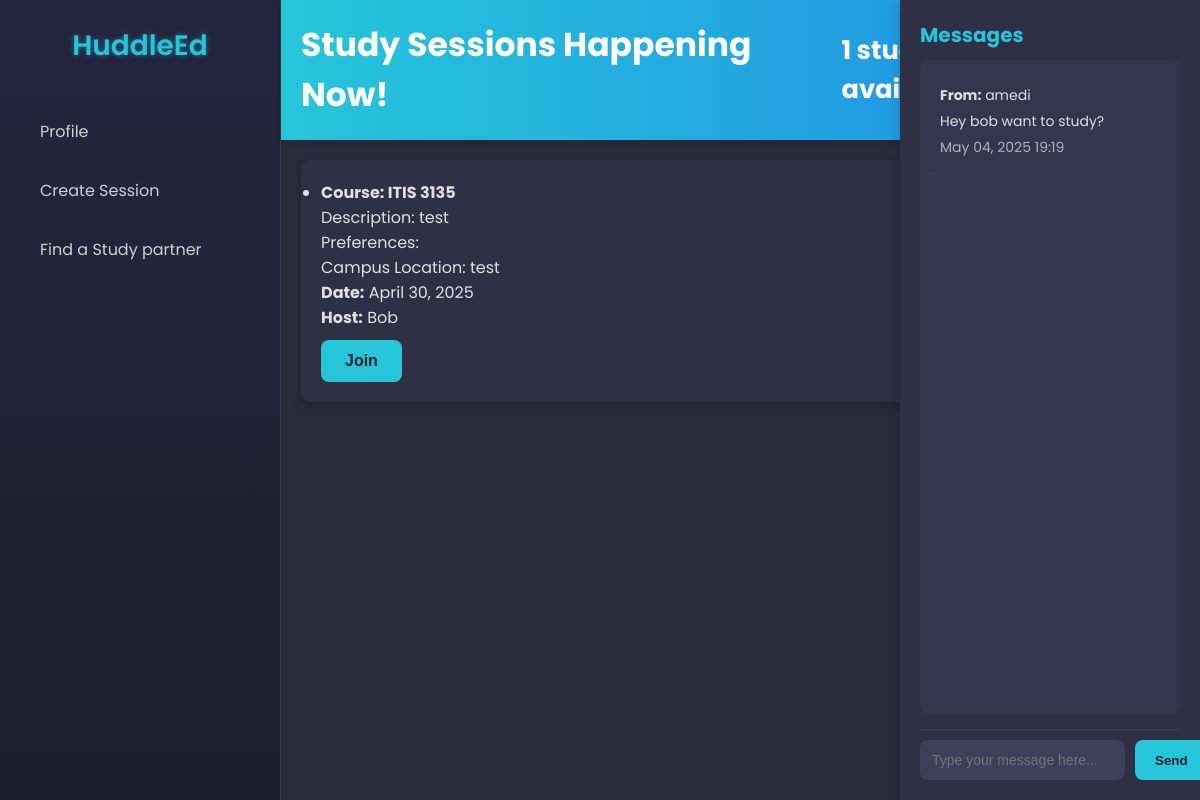
Screenshot of / (signed in) with the database file from the repository.
### base/models.py (models this page shows, shortened)
class Study_Session(models.Model):
    host = models.ForeignKey(User, on_delete=models.SET_NULL, null=True, related_name='study_sessions')
    course = models.ForeignKey(Course, on_delete=models.SET_NULL, null=True)  # ForeignKey to Course
    name = models.CharField(max_length=255, null=True)  # Add a name field
    preferences = models.TextField(max_length=10, null=True)  # Add a preferences field
    campus_location = models.TextField(max_length=10, null=True)  # Add a campus location field
    date = models.DateField(null=True)  # Add a date field
    time = models.TimeField(null=True)  # Add a time field
    duration = models.TextField(max_length=10, null=True)  # Add a duration field
    description = models.TextField(null=True, blank=True)
    updated = models.DateTimeField(auto_now=True)
    created = models.DateTimeField(auto_now_add=True)
    class Meta:
        ordering = ['-updated', 'created']

class Course(models.Model):
    name = models.CharField(max_length=300);
    def __str__(self):
        return self.name

class Message(models.Model):
    sender = models.ForeignKey(User, on_delete=models.CASCADE, related_name='sent_messages')
    receiver = models.ForeignKey(User, on_delete=models.CASCADE, related_name='received_messages')
    content = models.TextField()
    created_at = models.DateTimeField(auto_now_add=True)

### base/views.py (the view)
# urls.py: path('', views.home, name="home"),
@login_required(login_url='/login')
def home(request):
    search_query = request.GET.get('q') if request.GET.get('q') != None else ''
    sessions = Study_Session.objects.all()
    sessions_count = sessions.count()
    messages = Message.objects.filter(receiver=request.user).order_by('-created_at')
    today = now().date()
    tomorrow = today + timedelta(days=1)
    upcoming = Study_Session.objects.filter(
        host=request.user,
        date__range=[today, tomorrow]
    ).order_by('date', 'time')
    context = {'sessions': sessions, 'search_query': search_query, 'sessions_count': sessions_count, 'upcoming': upcoming, 'messages': messages}
    return render(request, 'home.html', context)

### base/templates/home.html (shortened to what this page needs)
<!DOCTYPE html>
{% load static %}
<html lang="en">
<head>
  <link rel="stylesheet" href="{% static 'styles/styles.css' %}">
</head>
<body>
  <div class="container">
    <aside class="sidebar">
      <div class="logo">
        <h2>HuddleEd</h2>
      </div>
      <div class="channels">
        <ul>
          <li class="channel"><a href="{% url 'profile' %}" alt="profile">Profile</a></li>
          <li class="channel"><a href="{% url 'create_session' %}">Create Session</a></li>
          <li class="channel"><a href="{% url 'find_partner'%}">Find a Study partner</a></li>
        </ul>
      </div>
    </aside>
    <main class="chat-area">
      <header class="chat-header">
        <h2>Study Sessions Happening Now!</h2>
        <h3>
          {% if sessions_count > 0 %}
            {{ sessions_count }} study sessions available
          {% else %}
            No study sessions available
          {% endif %}
        </h3>
      </header>
      <ul>
        {% for session in sessions %}
        <div class="card-container">
          <section class="session-card">
            <li>
              <h4>Course: {{ session.course }}</h4>
              <p>Description: {{ session.description }}</p>
              <p>Preferences: {{ session.prefrences }}</p>
              <p>Campus Location: {{ session.campus_location }}</p>
              <p><strong>Date:</strong> {{ session.date }}</p>
              <p><strong>Host:</strong> {{ session.host }}</p>
            </li>
            <button type="submit" class="join-button">Join</button>
          </section>
        </div>
        {% endfor %}
      </ul>
    </main>
    <aside class="messages-container">
      <h3>Messages</h3>
      <div class="message-list">
        {% if messages %}
          {% for message in messages %}
            <div class="message-item">
              <p><strong>From:</strong> {{ message.sender.username }}</p>
              <p>{{ message.content }}</p>
              <p class="timestamp">{{ message.created_at|date:"M d, Y H:i" }}</p>
            </div>
          {% endfor %}
        {% else %}
          <p>No messages yet.</p>
        {% endif %}
      </div>
      <div class="input-bar">
        <input type="text" placeholder="Type your message here..." class="message-input">
        <button type="submit" class="send-button">Send</button>
      </div>
    </aside>
  </div>
</body>
</html>

### static/styles/styles.css (style rules this page uses)
* { margin: 0; padding: 0; box-sizing: border-box; }
body { font-family: 'Poppins', Arial, sans-serif; background-color: #1e1e2f; color: #e0e0e0; height: 100vh; }
a { text-decoration: none; color: inherit; }
.container { display: flex; height: 100vh; overflow: hidden; }
header { display: flex; justify-content: center; align-items: center; width: 100%; padding: 50px; }
.sidebar { width: 280px; background: linear-gradient(180deg, #252540 0%, #1e1e2f 100%); padding: 25px; box-shadow: 2px 0 10px rgba(0, 0, 0, 0.3); }
.sidebar .logo h2 { text-align: center; font-size: 28px; font-weight: 600; color: #26c6da; margin-bottom: 40px; text-shadow: 0 0 5px rgba(38, 198, 218, 0.5); }
.sidebar .channels ul { list-style-type: none; }
.sidebar .channels .channel { padding: 12px 15px; margin-bottom: 10px; border-radius: 8px; cursor: pointer; transition: all 0.3s ease; color: #d0d0d0; }
.chat-area { flex: 1; display: flex; flex-direction: column; background-color: #2a2a3d; border-left: 1px solid #3a3a50; }
.chat-header { background: linear-gradient(90deg, #26c6da 0%, #1e88e5 100%); color: #fff; padding: 20px; font-size: 22px; font-weight: 600; box-shadow: 0 2px 5px rgba(0, 0, 0, 0.2); }
.session-card { background-color: #2f2f45; border-radius: 10px; padding: 20px; margin-bottom: 20px; box-shadow: 0 4px 10px rgba(0, 0, 0, 0.2); transition: transform 0.2s ease, background-color 0.3s ease; }
.card-container { display: flex; flex-direction: column; gap: 20px; padding: 20px; }
.messages-container { background-color: #2f2f45; color: #e0e0e0; padding: 20px; width: 300px; box-shadow: 0 4px 12px rgba(0, 0, 0, 0.2); height: 100vh; position: fixed; right: 0; top: 0; display: flex; flex-direction: column; }
.messages-container h3 { font-size: 20px; margin-bottom: 10px; color: #26c6da; }
.message-list { flex-grow: 1; overflow-y: auto; margin-bottom: 15px; padding: 10px; background-color: #35354f; border-radius: 8px; }
.message-item { margin-bottom: 15px; padding: 10px; border-bottom: 1px solid #3a3a50; }
.message-item p { margin: 5px 0; font-size: 14px; }
.timestamp { font-size: 12px; color: #b0b0c0; }
.input-bar { display: flex; gap: 10px; padding-top: 10px; border-top: 1px solid #3a3a50; }
.message-input { flex-grow: 1; padding: 12px; border: none; border-radius: 8px; background-color: #3f3f5c; color: #e0e0e0; font-size: 14px; outline: none; }
.send-button { padding: 12px 20px; background-color: #26c6da; color: #1e1e2f; border: none; border-radius: 8px; font-weight: 600; cursor: pointer; transition: background-color 0.3s ease, transform 0.2s ease; }
.join-button { padding: 12px 24px; font-size: 16px; background-color: #26c6da; color: #1e1e2f; border: none; border-radius: 8px; font-weight: 600; cursor: pointer; margin-top: 10px; transition: background-color 0.3s ease, transform 0.2s ease; }

### rows the page displays
Study_Session: course "ITIS 3135", description "test", campus_location "test", date "April 30, 2025", host "Bob"
Message: sender.username "amedi", content "Hey bob want to study?", created_at "May 04, 2025 19:19"

### other values shown
{{ sessions_count }} "1"
